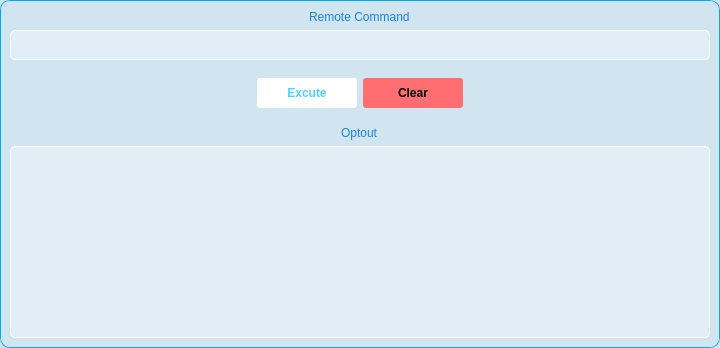
                  <widget class="QFrame" name="frame_18">
                   <property name="styleSheet">
                    <string notr="true">QFrame {
background-color: #d1e5f0;
border:1px solid #00aaff;
border-radius:10px;
}</string>
                   </property>
                   <property name="frameShape">
                    <enum>QFrame::NoFrame</enum>
                   </property>
                   <property name="frameShadow">
                    <enum>QFrame::Raised</enum>
                   </property>
                   <layout class="QVBoxLayout" name="verticalLayout_20">
                    <property name="spacing">
                     <number>0</number>
                    </property>
                    <property name="leftMargin">
                     <number>0</number>
                    </property>
                    <property name="topMargin">
                     <number>0</number>
                    </property>
                    <property name="rightMargin">
                     <number>0</number>
                    </property>
                    <property name="bottomMargin">
                     <number>0</number>
                    </property>
                    <item>
                     <widget class="QFrame" name="frame_26">
                      <property name="styleSheet">
                       <string notr="true">QFrame {
background-color: #d1e5f0;
border:0px solid;
}</string>
                      </property>
                      <property name="frameShape">
                       <enum>QFrame::StyledPanel</enum>
                      </property>
                      <property name="frameShadow">
                       <enum>QFrame::Raised</enum>
                      </property>
                      <layout class="QVBoxLayout" name="verticalLayout_18">
                       <item alignment="Qt::AlignHCenter">
                        <widget class="QLabel" name="label_3">
                         <property name="minimumSize">
                          <size>
                           <width>0</width>
                           <height>0</height>
                          </size>
                         </property>
                         <property name="styleSheet">
                          <string notr="true">font: 10pt &quot;Oswald&quot;;
color: rgb(27, 131, 222);</string>
                         </property>
                         <property name="text">
                          <string>Remote Command</string>
                         </property>
                        </widget>
                       </item>
                       <item alignment="Qt::AlignHCenter|Qt::AlignVCenter">
                        <widget class="QLineEdit" name="lineEdit">
                         <property name="minimumSize">
                          <size>
                           <width>700</width>
                           <height>30</height>
                          </size>
                         </property>
                         <property name="maximumSize">
                          <size>
                           <width>16777215</width>
                           <height>16777215</height>
                          </size>
                         </property>
                         <property name="styleSheet">
                          <string notr="true">font: 9pt &quot;Oswald&quot;;
color: rgb(0, 0, 0);
border:1px solid;
background-color: rgb(225, 238, 246);
border-radius: 5px;
border-color: rgb(255, 255, 255);</string>
                         </property>
                         <property name="alignment">
                          <set>Qt::AlignCenter</set>
                         </property>
                        </widget>
                       </item>
                      </layout>
                     </widget>
                    </item>
                    <item alignment="Qt::AlignHCenter|Qt::AlignVCenter">
                     <widget class="QFrame" name="frame_21">
                      <property name="sizePolicy">
                       <sizepolicy hsizetype="Maximum" vsizetype="Maximum">
                        <horstretch>0</horstretch>
                        <verstretch>0</verstretch>
                       </sizepolicy>
                      </property>
                      <property name="minimumSize">
                       <size>
                        <width>0</width>
                        <height>0</height>
                       </size>
                      </property>
                      <property name="maximumSize">
                       <size>
                        <width>16777215</width>
                        <height>16777215</height>
                       </size>
                      </property>
                      <property name="styleSheet">
                       <string notr="true">QFrame {
background-color: #d1e5f0;
border:0px solid;
}</string>
                      </property>
                      <property name="frameShape">
                       <enum>QFrame::StyledPanel</enum>
                      </property>
                      <property name="frameShadow">
                       <enum>QFrame::Raised</enum>
                      </property>
                      <layout class="QHBoxLayout" name="horizontalLayout_5">
                       <item>
                        <widget class="QPushButton" name="ExcuteCmd">
                         <property name="minimumSize">
                          <size>
                           <width>100</width>
                           <height>30</height>
                          </size>
                         </property>
                         <property name="maximumSize">
                          <size>
                           <width>100</width>
                           <height>16777215</height>
                          </size>
                         </property>
                         <property name="font">
                          <font>
                           <weight>75</weight>
                           <bold>true</bold>
                          </font>
                         </property>
                         <property name="cursor">
                          <cursorShape>PointingHandCursor</cursorShape>
                         </property>
                         <property name="styleSheet">
                          <string notr="true">QPushButton{
	
	background-color: white;
	color: rgb(77, 213, 255);
	border-radius:3px;

}
QPushButton:hover{
	
	background-color: rgb(225, 238, 246);
	border-radius:3px;
	
	color: rgb(77, 213, 255);

}</string>
                         </property>
                         <property name="text">
                          <string>Excute</string>
                         </property>
                         <property name="icon">
                          <iconset resource="res.qrc">
                           <normaloff>:/icon/icon/work-in-progress.png</normaloff>:/icon/icon/work-in-progress.png</iconset>
                         </property>
                         <property name="iconSize">
                          <size>
                           <width>20</width>
                           <height>20</height>
                          </size>
                         </property>
                        </widget>
                       </item>
                       <item>
                        <widget class="QPushButton" name="Clear_2">
                         <property name="enabled">
                          <bool>true</bool>
                         </property>
                         <property name="minimumSize">
                          <size>
                           <width>100</width>
                           <height>30</height>
                          </size>
                         </property>
                         <property name="maximumSize">
                          <size>
                           <width>100</width>
                           <height>16777215</height>
                          </size>
                         </property>
                         <property name="font">
                          <font>
                           <weight>75</weight>
                           <bold>true</bold>
                          </font>
                         </property>
                         <property name="cursor">
                          <cursorShape>PointingHandCursor</cursorShape>
                         </property>
                         <property name="mouseTracking">
                          <bool>false</bool>
                         </property>
                         <property name="tabletTracking">
                          <bool>false</bool>
                         </property>
                         <property name="focusPolicy">
                          <enum>Qt::StrongFocus</enum>
                         </property>
                         <property name="acceptDrops">
                          <bool>false</bool>
                         </property>
                         <property name="styleSheet">
                          <string notr="true">QPushButton{
	
	
	background-color: rgb(255, 110, 112);
	
	border-radius:3px;

}
QPushButton:hover{
	
	
	background-color: rgb(195, 0, 0);
	border-radius:3px;
	
	color: rgb(255, 255, 255);

}</string>
                         </property>
                         <property name="text">
                          <string>Clear</string>
                         </property>
                         <property name="icon">
                          <iconset resource="res.qrc">
                           <normaloff>:/icon/icon/310679.png</normaloff>:/icon/icon/310679.png</iconset>
                         </property>
                         <property name="iconSize">
                          <size>
                           <width>20</width>
                           <height>20</height>
                          </size>
                         </property>
                         <property name="checkable">
                          <bool>false</bool>
                         </property>
                         <property name="autoDefault">
                          <bool>false</bool>
                         </property>
                         <property name="default">
                          <bool>false</bool>
                         </property>
                         <property name="flat">
                          <bool>false</bool>
                         </property>
                        </widget>
                       </item>
                      </layout>
                     </widget>
                    </item>
                    <item>
                     <widget class="QFrame" name="frame_27">
                      <property name="styleSheet">
                       <string notr="true">QFrame {
background-color: #d1e5f0;
border:0px solid;
}</string>
                      </property>
                      <property name="frameShape">
                       <enum>QFrame::StyledPanel</enum>
                      </property>
                      <property name="frameShadow">
                       <enum>QFrame::Raised</enum>
                      </property>
                      <layout class="QVBoxLayout" name="verticalLayout_19">
                       <item alignment="Qt::AlignHCenter|Qt::AlignVCenter">
                        <widget class="QLabel" name="label_12">
                         <property name="sizePolicy">
                          <sizepolicy hsizetype="Maximum" vsizetype="Maximum">
                           <horstretch>0</horstretch>
                           <verstretch>0</verstretch>
                          </sizepolicy>
                         </property>
                         <property name="minimumSize">
                          <size>
                           <width>0</width>
                           <height>0</height>
                          </size>
                         </property>
                         <property name="maximumSize">
                          <size>
                           <width>16777215</width>
                           <height>16777215</height>
                          </size>
                         </property>
                         <property name="styleSheet">
                          <string notr="true">font: 10pt &quot;Oswald&quot;;
color: rgb(27, 131, 222);</string>
                         </property>
                         <property name="text">
                          <string>Optout</string>
                         </property>
                        </widget>
                       </item>
                       <item alignment="Qt::AlignHCenter">
                        <widget class="QPlainTextEdit" name="output_cmd">
                         <property name="minimumSize">
                          <size>
                           <width>700</width>
                           <height>0</height>
                          </size>
                         </property>
                         <property name="maximumSize">
                          <size>
                           <width>700</width>
                           <height>16777215</height>
                          </size>
                         </property>
                         <property name="styleSheet">
                          <string notr="true">font:9pt &quot;Oswald&quot;;
color: rgb(0, 0, 0);
border:1px solid;
background-color: rgb(225, 238, 246);
border-radius: 5px;
border-color: rgb(255, 255, 255);</string>
                         </property>
                         <property name="readOnly">
                          <bool>true</bool>
                         </property>
                        </widget>
                       </item>
                      </layout>
                     </widget>
                    </item>
                   </layout>
                  </widget>
